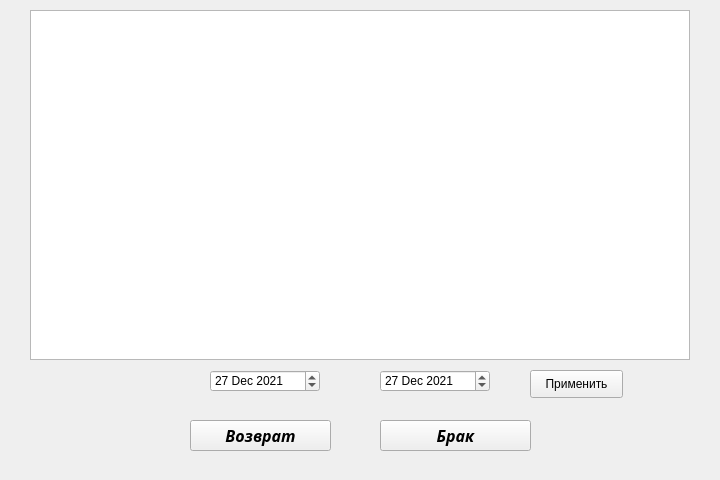
<?xml version="1.0" encoding="UTF-8"?>
<ui version="4.0">
 <class>Form</class>
 <widget class="QWidget" name="Form">
  <property name="geometry">
   <rect>
    <x>0</x>
    <y>0</y>
    <width>720</width>
    <height>480</height>
   </rect>
  </property>
  <property name="windowTitle">
   <string>Form</string>
  </property>
  <widget class="QTableWidget" name="MaintableWidget">
   <property name="geometry">
    <rect>
     <x>30</x>
     <y>10</y>
     <width>660</width>
     <height>350</height>
    </rect>
   </property>
   <property name="font">
    <font>
     <family>Segoe UI Black</family>
     <weight>75</weight>
     <italic>true</italic>
     <bold>true</bold>
    </font>
   </property>
  </widget>
  <widget class="QPushButton" name="VozvratButton">
   <property name="geometry">
    <rect>
     <x>190</x>
     <y>420</y>
     <width>141</width>
     <height>31</height>
    </rect>
   </property>
   <property name="font">
    <font>
     <family>Segoe UI Black</family>
     <pointsize>12</pointsize>
     <weight>75</weight>
     <italic>true</italic>
     <bold>true</bold>
    </font>
   </property>
   <property name="text">
    <string>Возврат</string>
   </property>
   <property name="autoExclusive">
    <bool>false</bool>
   </property>
  </widget>
  <widget class="QPushButton" name="BrakButton">
   <property name="geometry">
    <rect>
     <x>380</x>
     <y>420</y>
     <width>151</width>
     <height>31</height>
    </rect>
   </property>
   <property name="font">
    <font>
     <family>Segoe UI Black</family>
     <pointsize>12</pointsize>
     <weight>75</weight>
     <italic>true</italic>
     <bold>true</bold>
    </font>
   </property>
   <property name="text">
    <string>Брак</string>
   </property>
   <property name="autoExclusive">
    <bool>false</bool>
   </property>
  </widget>
  <widget class="QDateEdit" name="otdateEdit">
   <property name="geometry">
    <rect>
     <x>210</x>
     <y>370</y>
     <width>110</width>
     <height>22</height>
    </rect>
   </property>
   <property name="date">
    <date>
     <year>2021</year>
     <month>12</month>
     <day>27</day>
    </date>
   </property>
  </widget>
  <widget class="QDateEdit" name="dateEdit_2">
   <property name="geometry">
    <rect>
     <x>380</x>
     <y>370</y>
     <width>110</width>
     <height>22</height>
    </rect>
   </property>
   <property name="date">
    <date>
     <year>2021</year>
     <month>12</month>
     <day>27</day>
    </date>
   </property>
  </widget>
  <widget class="QPushButton" name="SortButton">
   <property name="geometry">
    <rect>
     <x>530</x>
     <y>370</y>
     <width>93</width>
     <height>28</height>
    </rect>
   </property>
   <property name="text">
    <string>Применить</string>
   </property>
  </widget>
 </widget>
 <resources/>
 <connections/>
</ui>
